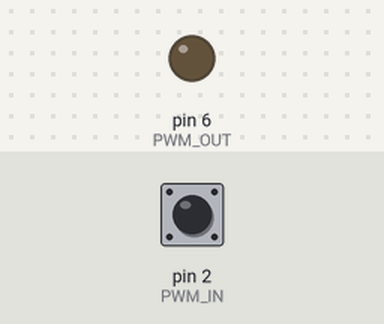
The sketch below on a simulated Arduino Uno, built with avr-gcc and run on an emulated ATmega328P. Shown: output pins drawn as LEDs (lit = HIGH). The test bench sets the inputs (shaded band); at power-on: pin 2 (PWM_IN) LOW.

Above: at 1.2 s.
1.3 s: pin 2 (PWM_IN) pulsed HIGH 2 times (0.12 s each, 0.3 s apart)
At 1.7 s:
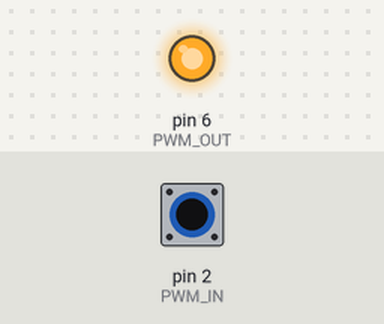
Timing chart, 0 to 4.3 s (numbered marks = the images above; inputs shaded):
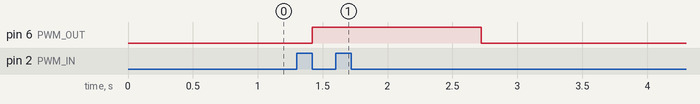

The sketch:

PWM_TESTER.ino
```cpp
//定义pwm输入和pwm输出口
int PWM_IN = 2;
int PWM_OUT = 6;

//数据处理用变量
float length_;
float percent;
float output;
int val;

void setup() {
  pinMode(PWM_IN,INPUT);
  pinMode(PWM_OUT,OUTPUT);
  //Serial.begin(9600);
  //Serial.println("PWM TESTER");
}

void loop() {
  //输入采样
 length_ = pulseIn(PWM_IN, HIGH);
 //简单的数学计算
 percent = length_ / 1965 - 0.5;
 output = percent * 255;
 val = floor(output);
 //防止数值超过电路的接受范围导致停转
 if(val > 255){
    val = 255;
  }
  if(val < 0){
    val = 0;
  }
  //Serial.println(val); //测试用
  analogWrite(PWM_OUT,val);
  delay(1);

}
```

Measured:
- after the input at 1.3 s, pin 6 (PWM_OUT): LOW → HIGH after 0.12 s, → LOW 1.3 s later
